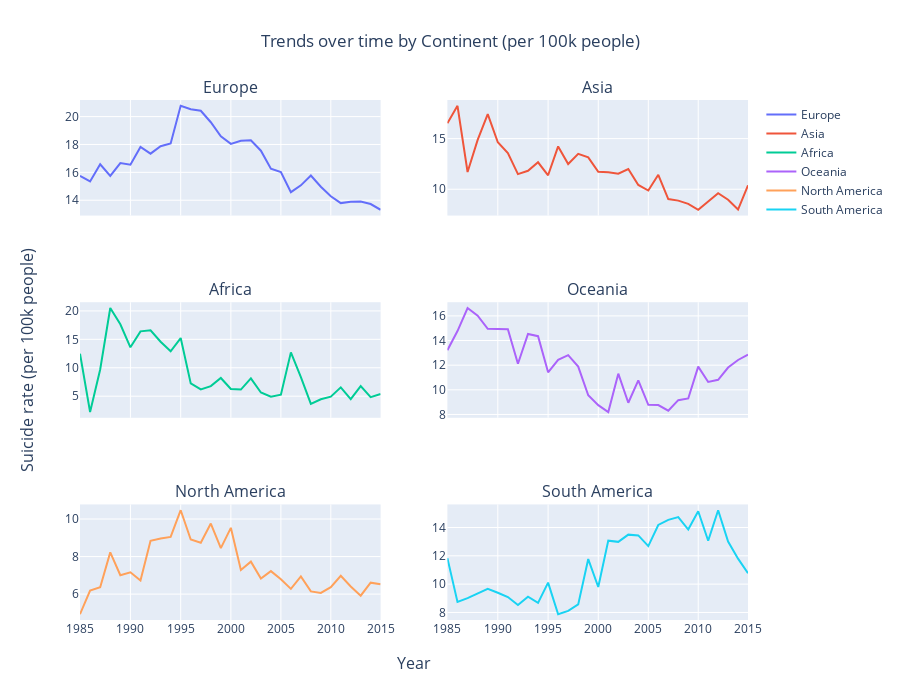

The notebook cell this image was saved under:
### Code cell
fig = make_subplots(rows=3,
                    cols=2,
                    subplot_titles=("Europe", "Asia", "Africa", "Oceania", "North America", "South America"),
                    shared_xaxes=True,
                    x_title="Year",
                    y_title="Suicide rate (per 100k people)"
                   )

fig.append_trace(go.Scatter(
    name="Europe",
    x=europe_df['year'],
    y=europe_df['suicides/100k pop'],
), row=1, col=1)

fig.append_trace(go.Scatter(
    name="Asia",
    x=asia_df['year'],
    y=asia_df['suicides/100k pop'],
), row=1, col=2)

fig.append_trace(go.Scatter(
    name="Africa",
    x=africa_df['year'],
    y=africa_df['suicides/100k pop'],
), row=2, col=1)

fig.append_trace(go.Scatter(
    name="Oceania",
    x=oceania_df['year'],
    y=oceania_df['suicides/100k pop'],
), row=2, col=2)

fig.append_trace(go.Scatter(
    name="North America",
    x=namerica_df['year'],
    y=namerica_df['suicides/100k pop'],
), row=3, col=1)

fig.append_trace(go.Scatter(
    name="South America",
    x=samerica_df['year'],
    y=samerica_df['suicides/100k pop'],
), row=3, col=2)


fig.update_layout(height=700, width=900,
        title=dict(
            text='Trends over time by Continent (per 100k people)',
            y=0.95,
            x=0.5,
            xanchor='center',
            yanchor='top'
        ),
)

# Update xaxis properties
fig.update_xaxes( type="log",row=1, col=1)
fig.update_xaxes( type="log", row=1, col=2)
fig.update_xaxes( type="log", row=2, col=1)
fig.update_xaxes( type="log", row=2, col=2)
fig.update_xaxes( type="log", row=3, col=1)
fig.update_xaxes( type="log", row=3, col=2)

# Update yaxis properties
#fig.update_yaxes(title_text="Suicide rate", row=1, col=1)
#fig.update_yaxes(title_text="Suicide rate", row=1, col=2)
#fig.update_yaxes(title_text="Suicide rate", row=2, col=1)
#fig.update_yaxes(title_text="Suicide rate", row=2, col=2)
#fig.update_yaxes(title_text="Suicide rate", row=3, col=1)
#fig.update_yaxes(title_text="Suicide rate", row=3, col=2)


fig.show()

### Figure 1 — Plotly figure (JSON) as saved in the notebook; plotly's stock layout.template omitted (floating-point values rounded to 4 significant figures)
{"data": [{"name": "Europe", "type": "scatter", "x": [1985, 1986, 1987, 1988, 1989, 1990, 1991, 1992, 1993, 1994, 1995, 1996, 1997, 1998, 1999, 2000, 2001, 2002, 2003, 2004, 2005, 2006, 2007, 2008, 2009, 2010, 2011, 2012, 2013, 2014, 2015], "xaxis": "x", "y": [15.75, 15.34, 16.58, 15.75, 16.67, 16.55, 17.82, 17.34, 17.88, 18.07, 20.78, 20.52, 20.42, 19.6, 18.59, 18.04, 18.26, 18.3, 17.55, 16.27, 16.02, 14.58, 15.07, 15.77, 14.97, 14.29, 13.79, 13.89, 13.9, 13.73, 13.31], "yaxis": "y"}, {"name": "Asia", "type": "scatter", "x": [1985, 1986, 1987, 1988, 1989, 1990, 1991, 1992, 1993, 1994, 1995, 1996, 1997, 1998, 1999, 2000, 2001, 2002, 2003, 2004, 2005, 2006, 2007, 2008, 2009, 2010, 2011, 2012, 2013, 2014, 2015], "xaxis": "x2", "y": [16.51, 18.24, 11.7, 14.87, 17.41, 14.64, 13.58, 11.5, 11.82, 12.66, 11.38, 14.23, 12.49, 13.49, 13.15, 11.72, 11.68, 11.54, 12.0, 10.42, 9.876, 11.43, 9.036, 8.878, 8.562, 7.974, 8.786, 9.617, 8.969, 7.996, 10.39], "yaxis": "y2"}, {"name": "Africa", "type": "scatter", "x": [1985, 1986, 1987, 1988, 1989, 1990, 1991, 1992, 1993, 1994, 1995, 1996, 1997, 1998, 1999, 2000, 2001, 2002, 2003, 2004, 2005, 2006, 2007, 2008, 2009, 2010, 2011, 2012, 2013, 2014, 2015], "xaxis": "x3", "y": [12.47, 2.222, 9.694, 20.51, 17.64, 13.6, 16.4, 16.58, 14.58, 12.89, 15.22, 7.257, 6.188, 6.77, 8.205, 6.265, 6.162, 8.139, 5.646, 4.914, 5.258, 12.7, 8.367, 3.648, 4.461, 4.914, 6.553, 4.481, 6.777, 4.829, 5.395], "yaxis": "y3"}, {"name": "Oceania", "type": "scatter", "x": [1985, 1986, 1987, 1988, 1989, 1990, 1991, 1992, 1993, 1994, 1995, 1996, 1997, 1998, 1999, 2000, 2001, 2002, 2003, 2004, 2005, 2006, 2007, 2008, 2009, 2010, 2011, 2012, 2013, 2014, 2015], "xaxis": "x4", "y": [13.21, 14.77, 16.64, 16.01, 14.95, 14.95, 14.92, 12.11, 14.53, 14.35, 11.43, 12.44, 12.81, 11.89, 9.554, 8.76, 8.201, 11.31, 8.953, 10.77, 8.782, 8.761, 8.303, 9.16, 9.3, 11.89, 10.64, 10.81, 11.81, 12.42, 12.85], "yaxis": "y4"}, {"name": "North America", "type": "scatter", "x": [1985, 1986, 1987, 1988, 1989, 1990, 1991, 1992, 1993, 1994, 1995, 1996, 1997, 1998, 1999, 2000, 2001, 2002, 2003, 2004, 2005, 2006, 2007, 2008, 2009, 2010, 2011, 2012, 2013, 2014, 2015], "xaxis": "x5", "y": [4.929, 6.185, 6.366, 8.223, 7.008, 7.16, 6.722, 8.845, 8.966, 9.045, 10.47, 8.909, 8.734, 9.759, 8.453, 9.531, 7.285, 7.731, 6.834, 7.225, 6.791, 6.279, 6.946, 6.144, 6.062, 6.368, 6.974, 6.405, 5.914, 6.611, 6.52], "yaxis": "y5"}, {"name": "South America", "type": "scatter", "x": [1985, 1986, 1987, 1988, 1989, 1990, 1991, 1992, 1993, 1994, 1995, 1996, 1997, 1998, 1999, 2000, 2001, 2002, 2003, 2004, 2005, 2006, 2007, 2008, 2009, 2010, 2011, 2012, 2013, 2014, 2015], "xaxis": "x6", "y": [11.84, 8.738, 9.01, 9.36, 9.669, 9.394, 9.087, 8.524, 9.116, 8.679, 10.11, 7.875, 8.111, 8.564, 11.77, 9.799, 13.07, 12.99, 13.49, 13.44, 12.69, 14.18, 14.54, 14.73, 13.86, 15.15, 13.07, 15.22, 13.01, 11.8, 10.76], "yaxis": "y6"}], "layout": {"annotations": [{"font": {"size": 16}, "showarrow": false, "text": "Europe", "x": 0.225, "xanchor": "center", "xref": "paper", "y": 1, "yanchor": "bottom", "yref": "paper"}, {"font": {"size": 16}, "showarrow": false, "text": "Asia", "x": 0.775, "xanchor": "center", "xref": "paper", "y": 1, "yanchor": "bottom", "yref": "paper"}, {"font": {"size": 16}, "showarrow": false, "text": "Africa", "x": 0.225, "xanchor": "center", "xref": "paper", "y": 0.6111, "yanchor": "bottom", "yref": "paper"}, {"font": {"size": 16}, "showarrow": false, "text": "Oceania", "x": 0.775, "xanchor": "center", "xref": "paper", "y": 0.6111, "yanchor": "bottom", "yref": "paper"}, {"font": {"size": 16}, "showarrow": false, "text": "North America", "x": 0.225, "xanchor": "center", "xref": "paper", "y": 0.2222, "yanchor": "bottom", "yref": "paper"}, {"font": {"size": 16}, "showarrow": false, "text": "South America", "x": 0.775, "xanchor": "center", "xref": "paper", "y": 0.2222, "yanchor": "bottom", "yref": "paper"}, {"font": {"size": 16}, "showarrow": false, "text": "Year", "x": 0.5, "xanchor": "center", "xref": "paper", "y": 0, "yanchor": "top", "yref": "paper", "yshift": -30}, {"font": {"size": 16}, "showarrow": false, "text": "Suicide rate (per 100k people)", "textangle": -90, "x": 0, "xanchor": "right", "xref": "paper", "xshift": -40, "y": 0.5, "yanchor": "middle", "yref": "paper"}], "height": 700, "title": {"text": "Trends over time by Continent (per 100k people)", "x": 0.5, "xanchor": "center", "y": 0.95, "yanchor": "top"}, "width": 900, "xaxis": {"anchor": "y", "domain": [0, 0.45], "matches": "x5", "showticklabels": false, "type": "log"}, "xaxis2": {"anchor": "y2", "domain": [0.55, 1], "matches": "x6", "showticklabels": false, "type": "log"}, "xaxis3": {"anchor": "y3", "domain": [0, 0.45], "matches": "x5", "showticklabels": false, "type": "log"}, "xaxis4": {"anchor": "y4", "domain": [0.55, 1], "matches": "x6", "showticklabels": false, "type": "log"}, "xaxis5": {"anchor": "y5", "domain": [0, 0.45], "type": "log"}, "xaxis6": {"anchor": "y6", "domain": [0.55, 1], "type": "log"}, "yaxis": {"anchor": "x", "domain": [0.7778, 1]}, "yaxis2": {"anchor": "x2", "domain": [0.7778, 1]}, "yaxis3": {"anchor": "x3", "domain": [0.3889, 0.6111]}, "yaxis4": {"anchor": "x4", "domain": [0.3889, 0.6111]}, "yaxis5": {"anchor": "x5", "domain": [0, 0.2222]}, "yaxis6": {"anchor": "x6", "domain": [0, 0.2222]}}}
